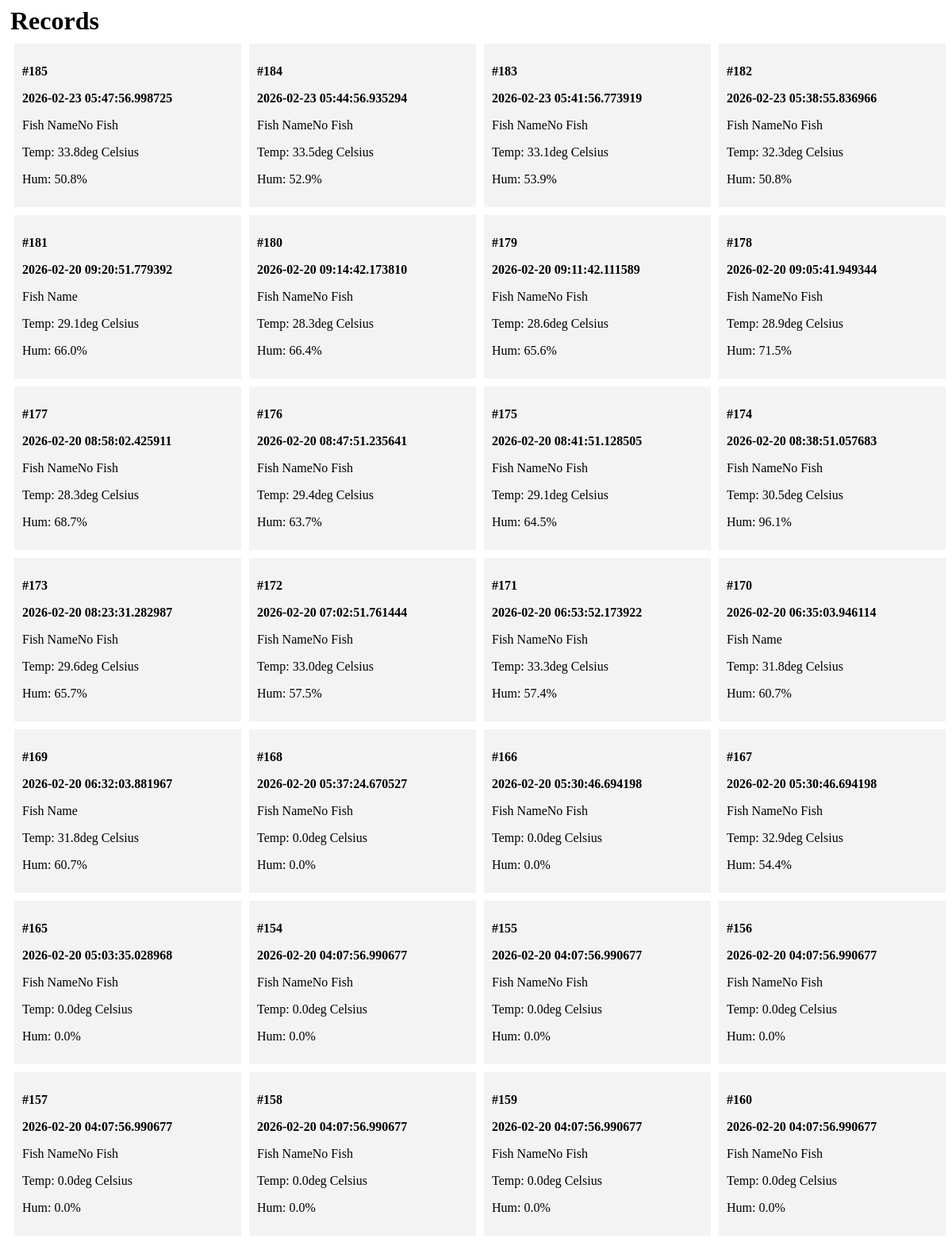
Page /data_table (upper part) on the committed database.
### app.py (models this page shows)
class Records(db.Model):
    id = db.Column(db.Integer, primary_key=True)
    fishname = db.Column(db.String, nullable=False)
    temperature = db.Column(db.Float, nullable=False)
    humidity = db.Column(db.Float, nullable=False)
    datetime = db.Column(db.DateTime, default=datetime.utcnow)

### app.py (the view)
@app.route('/data_table')
def data_table():
    records = Records.query.order_by(Records.datetime.desc()).all()
    return render_template('table.html', records=records)

### templates/table.html (shortened to what this page needs)
<!DOCTYPE html>
<html lang="en">
<head>
</head>
<body>
    <h1 class="title">Records</h1>
    <div class="content">
        {% for record in records %}
            <div class="record">
                <p><b>#{{ record.id }}</b></p>
                <b>
                    <p class="name">{{ record.datetime }}</p>
                </b>
                <p>Fish Name{{ record.fishname }}</p>
                <p>Temp: {{ record.temperature }}deg Celsius</p>
                <p>Hum: {{ record.humidity }}%</p>
            </div>
        {% endfor %}
    </div>
</body>
</html>

### templates/table.html (style rules this page uses)
.title { margin: 5px; }
.content { margin: 5px; width: 100%; display: flex; flex-direction: row; flex-wrap: wrap; }
.record { flex: 20%; padding: 10px; margin: 5px; background-color: #f3f3f3; inline-size: 100%; }

### rows in the picture
Records: id "185", datetime "2026-02-23 05:47:56.998725", fishname "No Fish", temperature "33.8", humidity "50.8"
Records: id "184", datetime "2026-02-23 05:44:56.935294", fishname "No Fish", temperature "33.5", humidity "52.9"
Records: id "183", datetime "2026-02-23 05:41:56.773919", fishname "No Fish", temperature "33.1", humidity "53.9"
Records: id "182", datetime "2026-02-23 05:38:55.836966", fishname "No Fish", temperature "32.3", humidity "50.8"
Records: id "181", datetime "2026-02-20 09:20:51.779392", temperature "29.1", humidity "66.0"
Records: id "180", datetime "2026-02-20 09:14:42.173810", fishname "No Fish", temperature "28.3", humidity "66.4"
Records: id "179", datetime "2026-02-20 09:11:42.111589", fishname "No Fish", temperature "28.6", humidity "65.6"
Records: id "178", datetime "2026-02-20 09:05:41.949344", fishname "No Fish", temperature "28.9", humidity "71.5"
Records: id "177", datetime "2026-02-20 08:58:02.425911", fishname "No Fish", temperature "28.3", humidity "68.7"
Records: id "176", datetime "2026-02-20 08:47:51.235641", fishname "No Fish", temperature "29.4", humidity "63.7"
Records: id "175", datetime "2026-02-20 08:41:51.128505", fishname "No Fish", temperature "29.1", humidity "64.5"
Records: id "174", datetime "2026-02-20 08:38:51.057683", fishname "No Fish", temperature "30.5", humidity "96.1"
Records: id "173", datetime "2026-02-20 08:23:31.282987", fishname "No Fish", temperature "29.6", humidity "65.7"
Records: id "172", datetime "2026-02-20 07:02:51.761444", fishname "No Fish", temperature "33.0", humidity "57.5"
Records: id "171", datetime "2026-02-20 06:53:52.173922", fishname "No Fish", temperature "33.3", humidity "57.4"
Records: id "170", datetime "2026-02-20 06:35:03.946114", temperature "31.8", humidity "60.7"
Records: id "169", datetime "2026-02-20 06:32:03.881967", temperature "31.8", humidity "60.7"
Records: id "168", datetime "2026-02-20 05:37:24.670527", fishname "No Fish", temperature "0.0", humidity "0.0"
Records: id "166", datetime "2026-02-20 05:30:46.694198", fishname "No Fish", temperature "0.0", humidity "0.0"
Records: id "167", datetime "2026-02-20 05:30:46.694198", fishname "No Fish", temperature "32.9", humidity "54.4"
Records: id "165", datetime "2026-02-20 05:03:35.028968", fishname "No Fish", temperature "0.0", humidity "0.0"
Records: id "154", datetime "2026-02-20 04:07:56.990677", fishname "No Fish", temperature "0.0", humidity "0.0"
Records: id "155", datetime "2026-02-20 04:07:56.990677", fishname "No Fish", temperature "0.0", humidity "0.0"
Records: id "156", datetime "2026-02-20 04:07:56.990677", fishname "No Fish", temperature "0.0", humidity "0.0"
Records: id "157", datetime "2026-02-20 04:07:56.990677", fishname "No Fish", temperature "0.0", humidity "0.0"
Records: id "158", datetime "2026-02-20 04:07:56.990677", fishname "No Fish", temperature "0.0", humidity "0.0"
Records: id "159", datetime "2026-02-20 04:07:56.990677", fishname "No Fish", temperature "0.0", humidity "0.0"
Records: id "160", datetime "2026-02-20 04:07:56.990677", fishname "No Fish", temperature "0.0", humidity "0.0"
